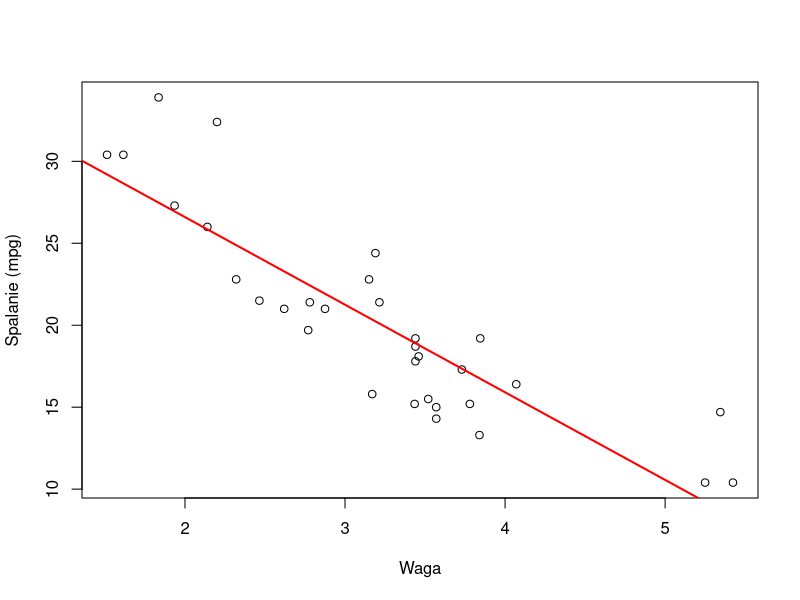
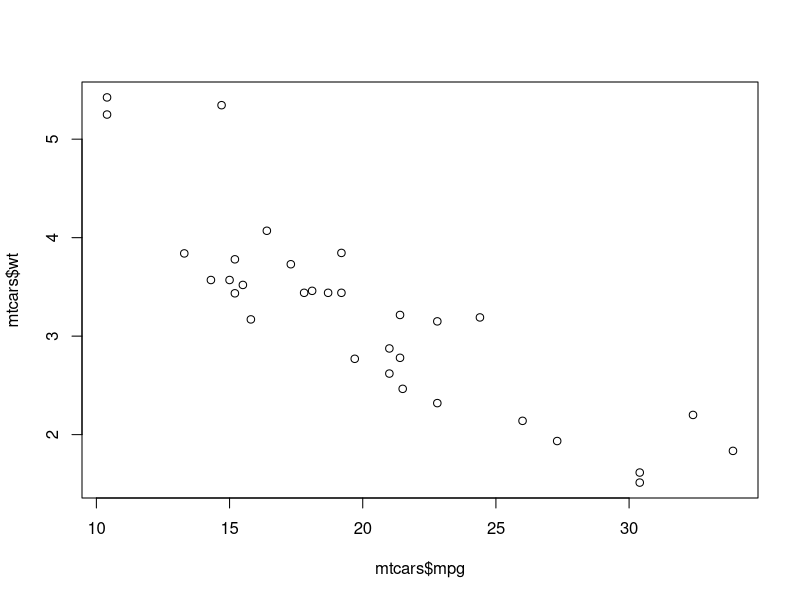
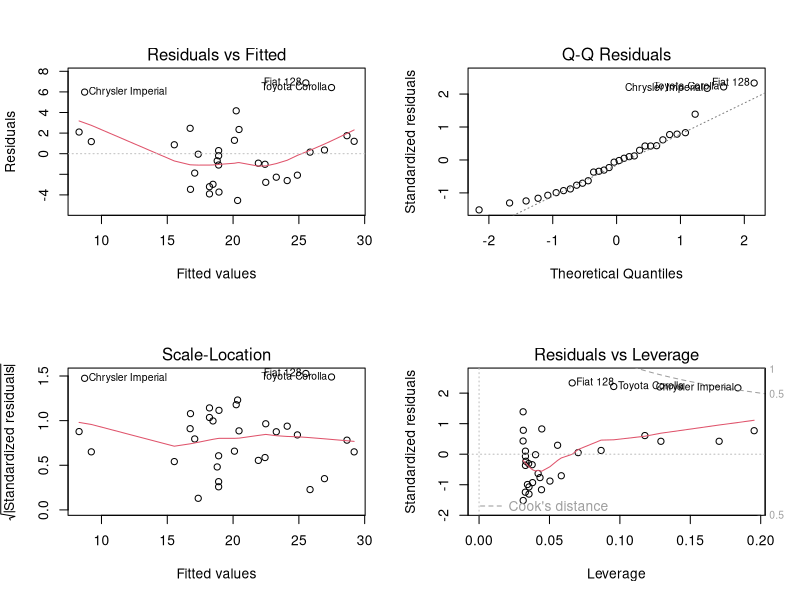

The R script that drew these images, in order:
## ---- chunk 1
model1<-lm(mpg~wt,data=mtcars)

#Podstawowe informacje.
model1
#Rozszerzony widok informacji o modelu.
summary(model1)
## ---- chunk 2
model1$coefficients
## ---- chunk 3
summary(model1)$coefficients
## ---- chunk 4
summary(model1)$coefficients[2,1]
summary(model1)$coef[2,1]
## ---- chunk 5
summary(model1)$coefficients[1,1]
## ---- chunk 6
summary(model1)$r.squared
## ---- chunk 7
model1$residuals
summary(model1)$residuals
## ---- chunk 8
#| label: fig-r01
#| fig-cap: Waga samochodu i liczba mil przejechanych na galonie paliwa
plot(mtcars$wt, mtcars$mpg, xlab="Waga", ylab="Spalanie (mpg)")
abline(model1, col="red", lwd=2)
## ---- chunk 9
#| label: fig-r02
#| fig-cap: Waga samochodu i liczba mil przejechanych na galonie paliwa
model1$fitted.values
plot(mtcars$mpg,mtcars$wt)
## ---- chunk 10
#| label: fig-r03
#| fig-cap: Wykresy diagnostyczne
par(mfrow=c(2,2))
plot(model1)
par(mfrow=c(1,1))
## ---- chunk 11

nowe_obs <- data.frame(wt = c(2.5, 3.0, 3.5))
predict(model1, nowe_obs)
## ---- chunk 12
model2<-lm(mpg~wt+qsec,data=mtcars)
model2
summary(model2)
## ---- chunk 13
AIC(model1, model2)
